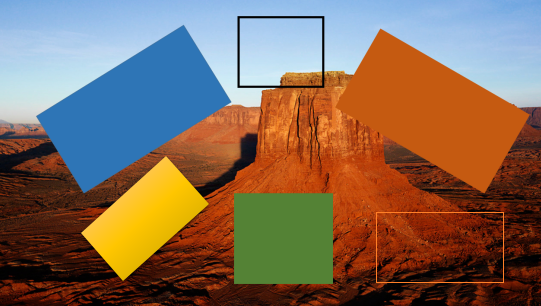
#> input picture Target14.bmp, 541 x 306 px, found by its file name
$ python test15.py
#> lines starting #> are read from the running program, lines starting #| are printed output that depends on the picture
# coding=UTF-8
import numpy
import argparse
import cv2

image = cv2.imread('Target14.bmp')
#> image is the input picture: shape (306, 541, 3); mean B, G, R 87.7, 105.5, 130.4
cv2.imshow("Original", image)

gray = cv2.cvtColor(image, cv2.COLOR_BGR2GRAY)
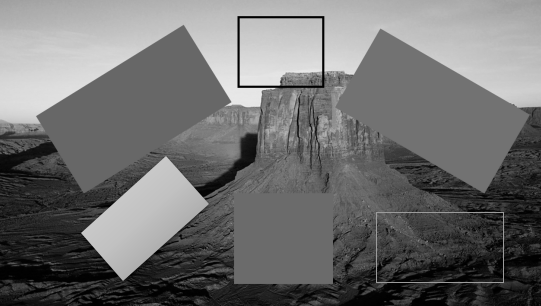
#> gray: shape (306, 541); min 0, max 236, mean 110.9
cv2.imshow("Gray", gray)

#30 and 150 is the threshold, larger than 150 is considered as edge,
#less than 30 is considered as not edge
canny = cv2.Canny(gray, 30, 150)
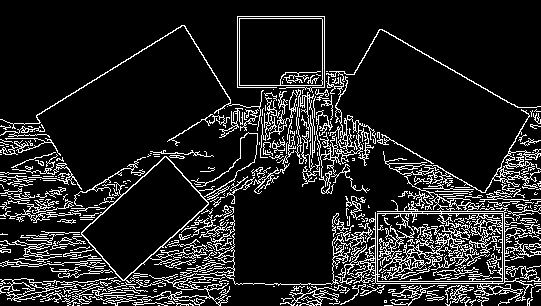
#> canny: shape (306, 541); 13.4% white in thin lines or dots

canny = numpy.uint8(numpy.absolute(canny))
#display two images in a figure
cv2.imshow("Edge detection by Canny", numpy.hstack([gray,canny]))
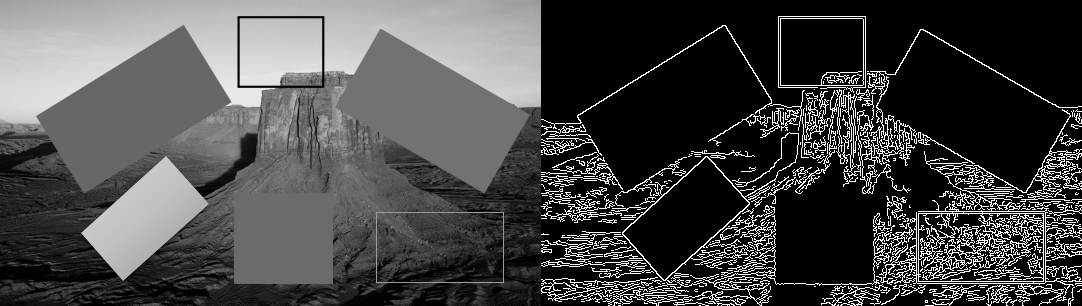
#> window 'Edge detection by Canny': shape (306, 1082); min 0, max 255, mean 72.5

cv2.imwrite("1_edge_by_canny.bmp", numpy.hstack([gray,canny]))


if(cv2.waitKey(0)==27):
#> (key Esc is pressed here)
	cv2.destroyAllWindows()

$ run again, with Target1.bmp copied over Target14.bmp
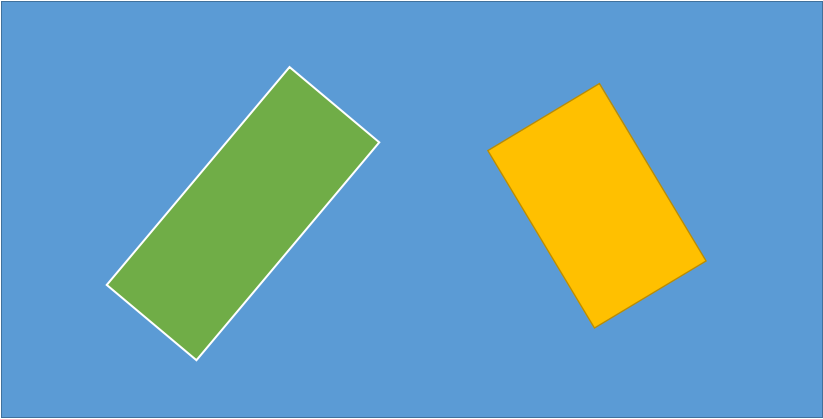
#> input picture Target1.bmp, 823 x 419 px, found by its file name
#> image is the input picture: shape (419, 823, 3); mean B, G, R 182.7, 160.3, 107.4
#> `canny = cv2.Canny(gray, 30, 150)`:
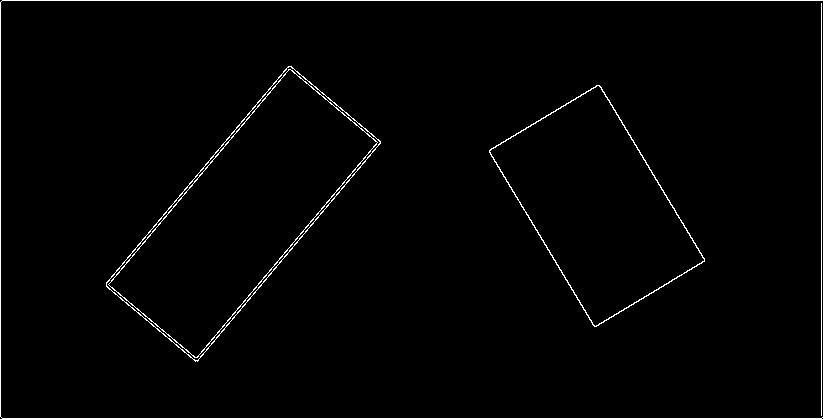
#> canny: shape (419, 823); 1.5% white in thin lines or dots
#> `cv2.imshow("Edge detection by Canny", numpy.hstack([gray,canny]))`:
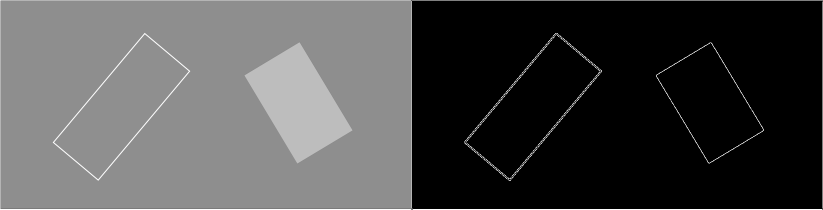
#> window 'Edge detection by Canny': shape (419, 1646) (shown at 1/2 size); min 0, max 255, mean 75.2

$ run again, with Target12.bmp copied over Target14.bmp
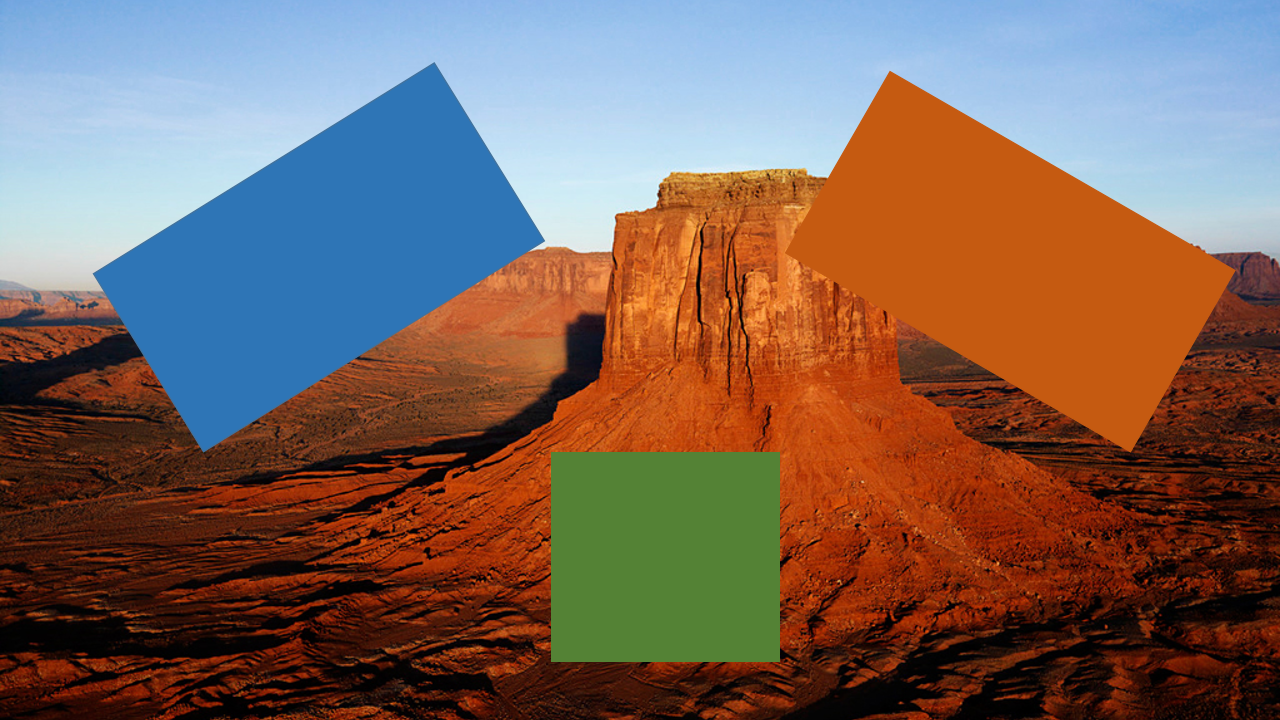
#> input picture Target12.bmp, 1280 x 720 px, found by its file name
#> image is the input picture: shape (720, 1280, 3); mean B, G, R 88.8, 98.8, 123.2
#> `canny = cv2.Canny(gray, 30, 150)`:
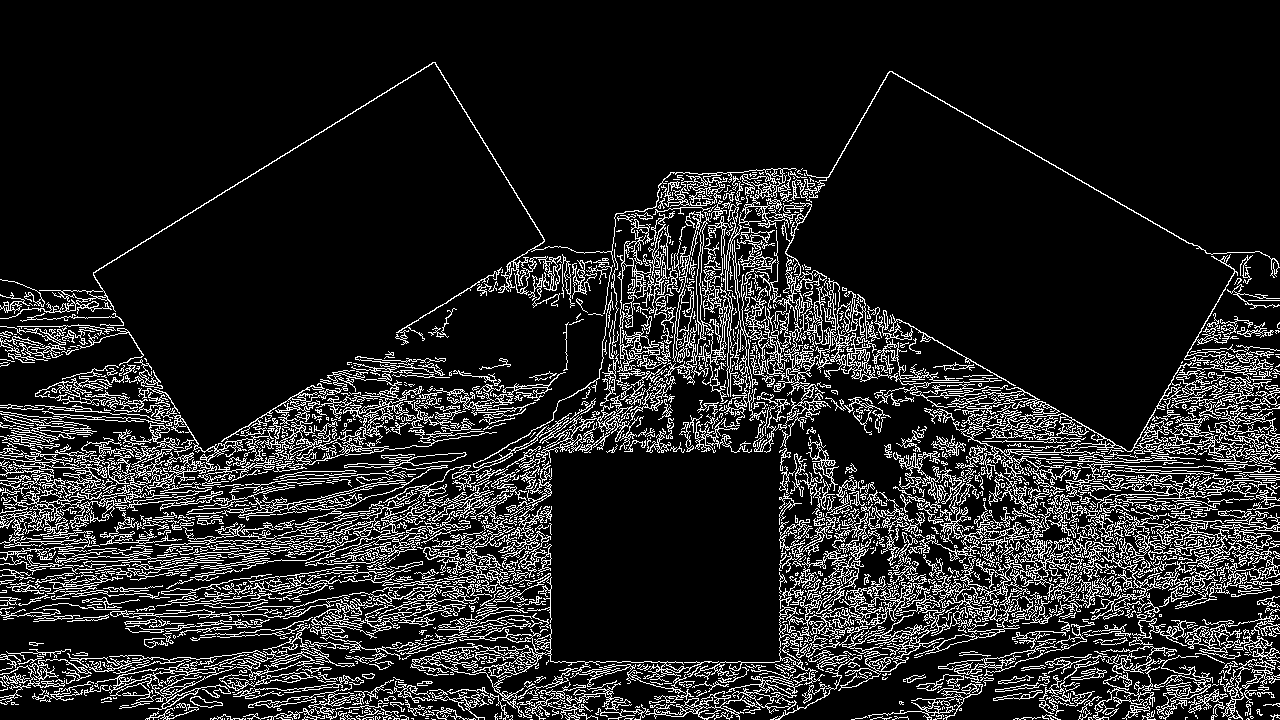
#> canny: shape (720, 1280); 13.8% white in thin lines or dots
#> `cv2.imshow("Edge detection by Canny", numpy.hstack([gray,canny]))`:
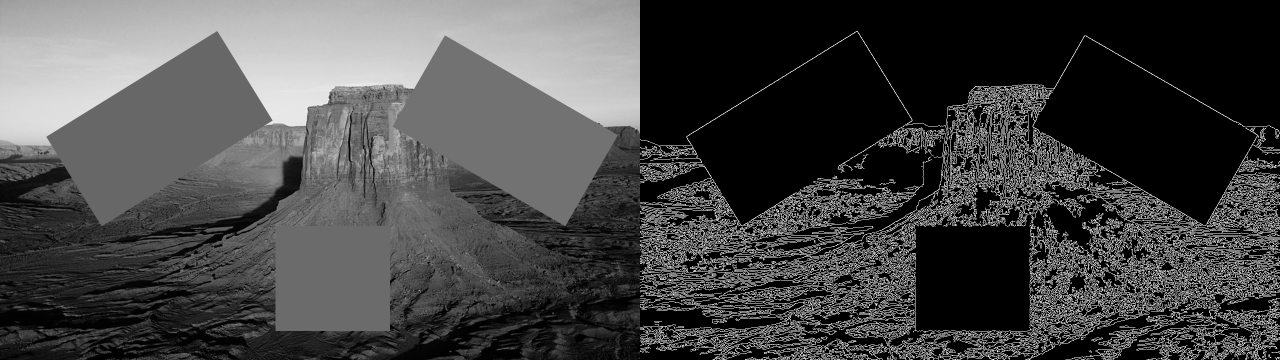
#> window 'Edge detection by Canny': shape (720, 2560) (shown at 1/2 size); min 0, max 255, mean 70.1
